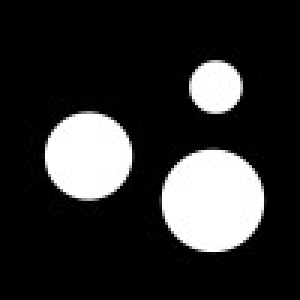
#> input picture images/multiple.jpg, 100 x 100 px (shown 3 times larger)
$ jupyter execute houghTrans.ipynb
#> lines starting #> are read from the running program, lines starting #| are printed output that depends on the picture; after the words box and inside, x2 and y2 are one past the last pixel; in counts of white or black regions, pixels touching at a corner belong together
[cell 1]
import cv2
import numpy as np
import math
from matplotlib import pyplot as plt


imgfile = 'images/multiple.jpg'

image = cv2.imread(imgfile)
#> image is the input picture: shape (100, 100, 3); min 0, max 255, mean 47
output = image.copy()
imgBlur = cv2.medianBlur(image, 5)
gray = cv2.cvtColor(imgBlur,cv2.COLOR_BGR2GRAY)

# print(image)
# imagegray = cv2.cvtColor(image, cv2.COLOR_BGR2GRAY)

circles = cv2.HoughCircles(gray, cv2.HOUGH_GRADIENT,1,5, param1 = 50, param2 = 30)
#> circles = [[70.5, 66.5, 17.4], [29.5, 51.5, 14.9], [71.5, 28.5, 8.8]]

print(circles)
#| [[[70.5 66.5 17.4]
#|   [29.5 51.5 14.9]
#|   [71.5 28.5  8.8]]]

if circles is not None:
    circles = np.round(circles[0, :]).astype("int")
#> circles = [[70, 66, 17], [30, 52, 15], [72, 28, 9]]

    for (x, y, r) in circles:
        cv2.circle(output, (x,y), r, (255, 0,0), 2)
#> this loop made 3 passes
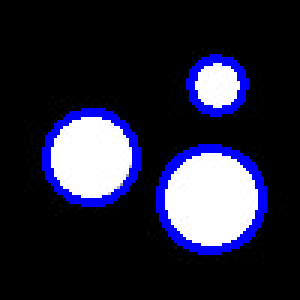
#> output: shape (100, 100, 3) (shown 3 times larger); 7.84% of pixels changed, all inside (x1, y1, x2, y2) = (14, 18, 89, 85)
        # cv2.rectangle(output, ?)


fig = plt.figure()
plt.subplot(1,2,1)
plt.imshow(image)

plt.subplot(1,2,2)
plt.imshow(output)

plt.show()
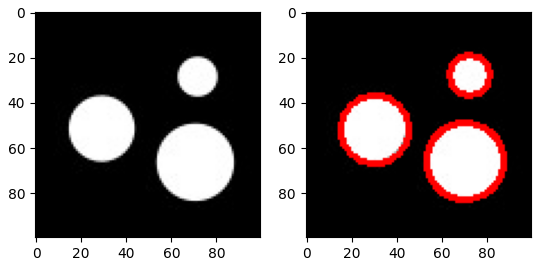
#> figure drawn by matplotlib, 2 panels; B, G, R data is drawn as R, G, B

# plt.imshow

# cv2.imshow("output", np.hstack([image, output]))
# cv2.waitKey(0)

[cell 2]
# Custom implementation


edges = cv2.Canny(gray,30,50)
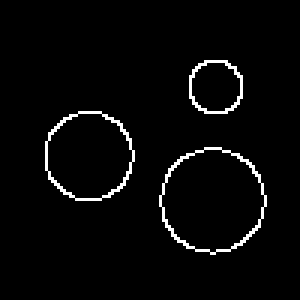
#> edges: shape (100, 100) (shown 3 times larger); 3% white in thin lines or dots, all inside (x1, y1, x2, y2) = (15, 20, 89, 85)
[ximg,yimg] = np.nonzero(edges)
#> ximg = 301 values from 20 to 84; yimg = 301 values, max 88 at index 226, min 15 at index 112, mean 55.88
edgePts = np.vstack([ximg,yimg]).T
#> edgePts = 301 pairs, first value 20 to 84, second value 15 to 88

# print(edgePts)
xMax = gray.shape[0]
#> xMax = 100
yMax = gray.shape[0]
#> yMax = 100
rMax = int(math.sqrt((xMax)**2 + (yMax)**2))
#> rMax = 141

# print(rMax)
acc = np.zeros((xMax,yMax,rMax), dtype = int)

# print(acc[0,0,0])

# acc[0,0,0] = 1

print(acc.shape)
#| (100, 100, 141)

for i in edgePts:
    for a in range(xMax):
        for b in range(yMax):
            r = int(math.sqrt((i[0] - a)**2 + (i[1] - b)**2))
            acc[a,b,r] += 1
#> this loop made 301 passes
#> i on passes 1 to 3: [20, 68], [20, 69], [20, 70]

# print(acc[:,:,50])
plt.imshow(acc[:,:,100], cmap='gray')
plt.show()
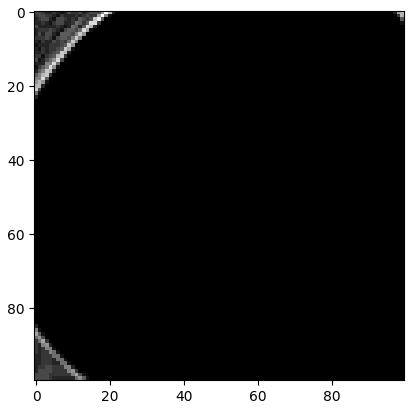
#> figure drawn by matplotlib, 1 panel
